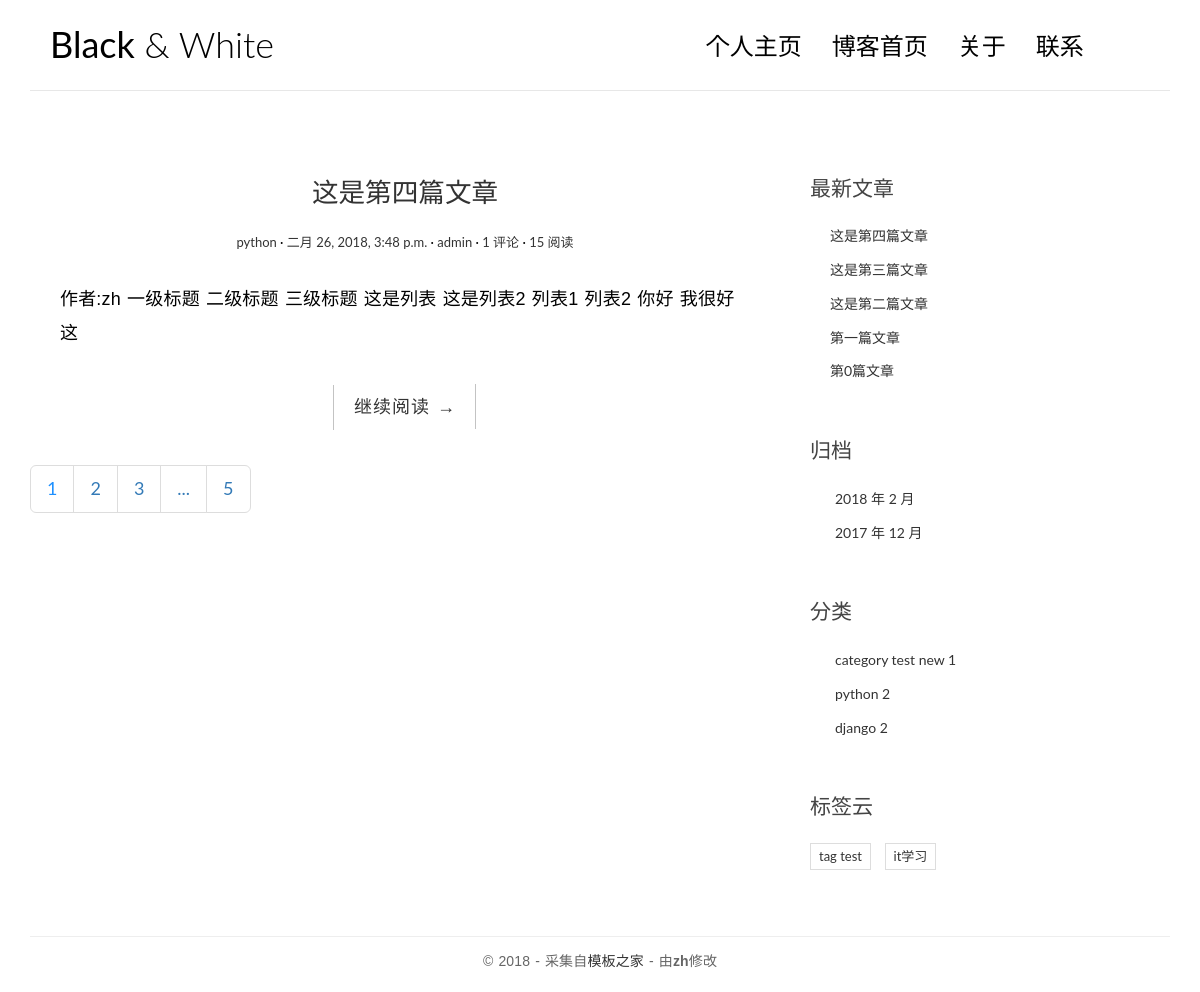
The page / on the database its author committed.
### blog/models.py (models this page shows, shortened)
class Post(models.Model):
    title = models.CharField(max_length=70)
    body = models.TextField()
    created_time = models.DateTimeField()
    modified_time = models.DateTimeField()
    excerpt = models.CharField(max_length=200, blank=True)#文章摘要
    category = models.ForeignKey(Category)
    tags = models.ManyToManyField(Tag, blank=True)
    author = models.ForeignKey(User)
    views = models.PositiveIntegerField(default=0)
    class Meta:
        ordering = ['-created_time']

class Category(models.Model):
    name = models.CharField(max_length=100)

class Tag(models.Model):
    name = models.CharField(max_length=100)

### blog/views.py (the view)
# urls.py: url(r'^$', views.INdexView.as_view(), name='index'),
class INdexView(ListView):
    model = Post
    template_name = 'blog/index.html'
    context_object_name = 'post_list'
    paginate_by = 1
    def get_context_data(self, **kwargs):
        context = super().get_context_data(**kwargs)
        paginator = context.get('paginator')
        page = context.get('page_obj')
        is_paginated = context.get('is_paginated')
        pagination_data = self.pagination_data(paginator, page, is_paginated)
        context.update(pagination_data)
        return context
    def pagination_data(self, paginator, page, is_paginated):
        if not is_paginated:
            return {}
        left_has_more = False
        right_has_more = False
        first = False
        last = False
        page_number = page.number
        total_pages = paginator.num_pages
        page_range = paginator.page_range
        right = page_range[page_number:page_number + 2]
        left = page_range[(page_number - 3) if (page_number - 3) > 0 else 0:page_number - 1]
        if right:
            if right[-1] < total_pages - 1:
                right_has_more = True
            if right[-1] < total_pages:
                last = True
        if left:
            if left[0] > 2:
                left_has_more = True
            if left[0] > 1:
                first = True
        data = {
            'left': left,
            'right': right,
            'left_has_more': left_has_more,
            'right_has_more': right_has_more,
            'first': first,
            'last': last,
        }
        return data

### blog/templatetags/blog_tags.py (called while the page is built)
@register.simple_tag
def get_recent_posts(num=5):
    return Post.objects.all()[:num]

@register.simple_tag
def archives():
    return Post.objects.dates('created_time', 'month', order='DESC')

@register.simple_tag
def get_categories():
    return Category.objects.all()

@register.simple_tag
def get_tags():
    return Tag.objects.all()

### templates/blog/index.html (shortened to what this page needs)
{% extends 'base.html' %}
{% block main %}
     {% for post in post_list %}
        <article class="post post-{{ post.pk }}">
            <header class="entry-header">
            <h1 class="entry-title">
                <a href="{% url 'blog:detail' post.pk %}">{{ post.title }}</a>
            </h1>
            <div class="entry-meta">
                <span class="post-category"><a href="{% url 'blog:category' post.category.pk %}">{{ post.category.name }}</a></span>
                <span class="post-date"><a href="{% url 'blog:archives' post.created_time.year post.created_time.month %}"><time class="entry-date"
                                                          datetime="{{ post.created_time }}">{{ post.created_time }}</time></a></span>
                <span class="post-author"><a href="#">{{ post.author }}</a></span>
                <span class="comments-link"><a href="{% url 'comments:post_comment' post.pk %}">{{ post.comment_set.count }} 评论</a></span>
                <span class="views-count"><a href="{% url 'blog:detail' post.pk %}">{{ post.views }} 阅读</a></span>
            </div>
        </header>
            <div class="entry-content clearfix">
                <p>{{ post.excerpt }}</p>
            <div class="read-more cl-effect-14">
                <a href="{% url 'blog:detail' post.pk %}" class="more-link">继续阅读 <span class="meta-nav">→</span></a>
            </div>
            </div>
        </article>
    {% empty %}
        <div class="no-post">暂时还没有发布的文章!</div>
    {% endfor %}
    {% if is_paginated %}
    <nav aria-label="Page navigation">
      <ul class="pagination pagination-lg">
            <li><a href="?page={{ page_obj.number }}" style="color:dodgerblue">{{ page_obj.number }}</a></li>
        {% if right %}
            {% for i in right %}
                <li><a href="?page={{ i }}">{{ i }}</a></li>
            {% endfor %}
            {% if right_has_more %}
                <li><span>...</span></li>
            {% endif %}
        {% endif %}
        {% if last %}
            <li><a href="?page={{ paginator.num_pages }}">{{ paginator.num_pages }}</a></li>
        {% endif %}
      </ul>
    </nav>
    {% endif %}
{% endblock %}

### templates/base.html (shortened to what this page needs)
{% load staticfiles %}
{% load blog_tags %}
<!DOCTYPE html>
<html>
<head>
    <link rel="stylesheet" href="{% static 'blog/css/bootstrap.min.css' %}">
    <link rel="stylesheet" href="http://code.ionicframework.com/ionicons/2.0.1/css/ionicons.min.css">
    <link rel="stylesheet" href="{% static 'blog/css/pace.css' %}">
    <link rel="stylesheet" href="{% static 'blog/css/custom.css' %}">
    <link rel="stylesheet" href="{% static 'blog/css/highlights/github.css' %}">
</head>
<body>
<div class="container">
    <header id="site-header">
        <div class="row">
            <div class="col-md-4 col-sm-5 col-xs-8">
                <div class="logo">
                    <h1><a href="{% url 'blog:index' %}"><b>Black</b> &amp; White</a></h1>
                </div>
            </div>
            <div class="col-md-8 col-sm-7 col-xs-4">
                <nav class="main-nav" role="navigation">
                    <div class="collapse navbar-collapse" id="bs-example-navbar-collapse-1">
                        <ul class="nav navbar-nav navbar-right">
                            <li class="cl-effect-11"><a href="#" data-hover="个人主页">个人主页</a></li>
                            <li class="cl-effect-11"><a href="{% url 'blog:index' %}" data-hover="博客首页">博客首页</a></li>
                            <li class="cl-effect-11"><a href="{% url 'blog:about' %}" data-hover="关于">关于</a></li>
                            <li class="cl-effect-11"><a href="{% url 'blog:about' %}" data-hover="联系">联系</a></li>
                        </ul>
                    </div>
                </nav>
            </div>
        </div>
    </header>
</div>
<div class="content-body">
    <div class="container">
        <div class="row">
            <main class="col-md-8">
                {% block main %}
                {% endblock main %}
            </main>
            <aside class="col-md-4">
                <div class="widget widget-recent-posts">
                    <h3 class="widget-title">最新文章</h3>
                    {% get_recent_posts as recent_post_list %}
                    <ul>
                        {% for post in recent_post_list %}
                        <li>
                            <a href="{% url 'blog:detail' post.pk %}">{{ post.title }}</a>
                        </li>
                        {% empty %}
                        暂无文章!
                        {% endfor %}
                    </ul>
                </div>
                <div class="widget widget-archives">
                    <h3 class="widget-title">归档</h3>
                    {% archives as date_list %}
                    <ul>
                        {% for date in date_list %}
                        <li>
                            <a href="{% url 'blog:archives' date.year date.month %}">{{ date.year }} 年 {{ date.month }} 月</a>
                        </li>
                        {% endfor %}
                    </ul>
                </div>
                <div class="widget widget-category">
                    <h3 class="widget-title">分类</h3>
                    {% get_categories as category_list %}
                    <ul>
                        {% for category in category_list %}
                        <li>
                            <a href="{% url 'blog:category' category.pk %}">{{ category.name }} <span class="post-count">{{ category.post_set.count }}</span></a>
                        </li>
                        {% empty %}
                        暂无分类!
                        {% endfor %}
                    </ul>
                </div>
                <div class="widget widget-tag-cloud">
                    <h3 class="widget-title">标签云</h3>
                    {% get_tags as tag_list %}
                    <ul>
                        {% for tag in tag_list %}
                        <li>
                            <a href="{% url 'blog:tag' tag.pk %}">{{ tag.name }}</a>
                        </li>
                        {% empty %}
                        暂无标签!
                        {% endfor %}
                    </ul>
                </div>
            </aside>
        </div>
    </div>
</div>
<footer id="site-footer">
    <div class="container">
        <div class="row">
            <div class="col-md-12">
                <p class="copyright">&copy 2018 - 采集自<a href="http://www.cssmoban.com/"
                                                        target="_blank" >模板之家</a>
                    - 由<strong>zh</strong></a>修改
                </p>
            </div>
        </div>
    </div>
</footer>
</body>
</html>

### blog/static/blog/css/custom.css (style rules this page uses)
* { outline: none; }
h1, h2, h3, h4, h5, h6 { margin-top: 0; }
b { font-weight: 400; }
a { color: #333; }
body { color: #444; font-family: 'Lato', sans-serif; }
p { font-family: 'Ubuntu', sans-serif; font-weight: 400; word-spacing: 1px; letter-spacing: 0.01em; }
#site-header { background-color: #FFF; padding: 25px 20px; margin-bottom: 40px; border-bottom: 1px solid #e7e7e7; }
.logo h1 a { color: #000; }
.logo h1 { margin: 0; font-family: 'Lato', sans-serif; font-weight: 300; }
.main-nav { margin-top: 11px; max-width: 95%; }
.main-nav a { color: #000000 !important; padding: 0 0 5px 0 !important; margin-right: 30px; font-family: 'Lato', sans-serif; font-weight: 300; font-size: 24px; }
.cl-effect-11 a { padding: 10px 0; color: #0972b4; text-shadow: none; }
.cl-effect-11 a::before { position: absolute; top: 0; left: 0; overflow: hidden; padding: 0 0 5px 0 !important; max-width: 0; border-bottom: 1px solid #000; color: #000; content: attr(data-hover); white-space: nowrap; -webkit-transition: max-width 0.5s; -moz-transition: max-width 0.5s; transition: max-width 0.5s; }
.content-body { padding-bottom: 4em; }
.post { background: #fff; padding: 30px 30px 0; }
.entry-title { text-align: center; font-size: 1.9em; margin-bottom: 20px; line-height: 1.6; padding: 10px 20px 0; }
.entry-meta { text-align: center; color: #DDDDDD; font-size: 13px; margin-bottom: 30px; }
.entry-content { font-size: 18px; line-height: 1.9; font-weight: 300; color: #000; }
.post-category::after, .post-date::after, .post-author::after, .comments-link::after { content: ' ·'; color: #000; }
.read-more { font-family: 'Ubuntu', sans-serif; font-weight: 400; word-spacing: 1px; letter-spacing: 0.01em; text-align: center; margin-top: 20px; }
.cl-effect-14 a { padding: 0 20px; height: 45px; line-height: 45px; position: relative; display: inline-block; margin: 15px 25px; letter-spacing: 1px; font-weight: 400; text-shadow: 0 0 1px rgba(255, 255, 255, 0.3); }
.cl-effect-14 a::before, .cl-effect-14 a::after { position: absolute; width: 45px; height: 1px; background: #C3C3C3; content: ''; -webkit-transition: all 0.3s; -moz-transition: all 0.3s; transition: all 0.3s; pointer-events: none; }
.cl-effect-14 a::before { top: 0; left: 0; -webkit-transform: rotate(90deg); -moz-transform: rotate(90deg); transform: rotate(90deg); -webkit-transform-origin: 0 0; -moz-transform-origin: 0 0; transform-origin: 0 0; }
.cl-effect-14 a::after { right: 0; bottom: 0; -webkit-transform: rotate(90deg); -moz-transform: rotate(90deg); transform: rotate(90deg); -webkit-transform-origin: 100% 0; -moz-transform-origin: 100% 0; transform-origin: 100% 0; }
.widget { background: #fff; padding: 30px 0 0; }
.widget-title { font-size: 1.5em; margin-bottom: 20px; line-height: 1.6; padding: 10px 0 0; font-weight: 400; }
.widget-recent-posts ul { padding: 0; margin: 0; padding-left: 20px; }
.widget-recent-posts ul li { list-style-type: none; position: relative; line-height: 170%; margin-bottom: 10px; }
.widget-recent-posts ul li::before { content: '\f3d3'; font-family: "Ionicons"; position: absolute; left: -17px; top: 3px; font-size: 16px; color: #000; }
.widget-archives ul { padding: 0; margin: 0; padding-left: 25px; }
.widget-archives ul li { list-style-type: none; position: relative; line-height: 170%; margin-bottom: 10px; }
.widget-archives ul li::before { content: '\f3f3'; font-family: "Ionicons"; position: absolute; left: -25px; top: 1px; font-size: 16px; color: #000; }
.widget-category ul { padding: 0; margin: 0; padding-left: 25px; }
.widget-category ul li { list-style-type: none; position: relative; line-height: 170%; margin-bottom: 10px; }
.widget-category ul li::before { content: '\f3fe'; font-family: "Ionicons"; position: absolute; left: -25px; top: 1px; font-size: 18px; color: #000; }
.widget-tag-cloud ul { padding: 0; margin: 0; margin-right: -10px; }
.widget-tag-cloud ul li { list-style-type: none; font-size: 13px; display: inline-block; margin-right: 10px; margin-bottom: 10px; padding: 3px 8px; border: 1px solid #ddd; }
#site-footer { padding-top: 10px; padding: 0 0 1.5em 0; }
.copyright { text-align: center; padding-top: 1em; margin: 0; border-top: 1px solid #eee; color: #666; }

### rows shown on the page
Post: title "这是第四篇文章", category.name "python", created_time "二月 26, 2018, 3:48 p.m.", author "admin", comment_set.count "1", views "15", excerpt "作者:zh 一级标题 二级标题 三级标题 这是列表 这是列表2 列表1 列表2 你好 我很好 这"
Post: title "这是第三篇文章"
Post: title "这是第二篇文章"
Post: title "第一篇文章"
Post: title "第0篇文章"
Category: name "category test new", post_set.count "1"
Category: name "python", post_set.count "2"
Category: name "django", post_set.count "2"
Tag: name "tag test"
Tag: name "it学习"

### other values the page prints
{{ page_obj.number }} "1"
{{ i }} "2" "3"
{{ paginator.num_pages }} "5"
{{ date.year }} "2018" "2017"
{{ date.month }} "2" "12"
